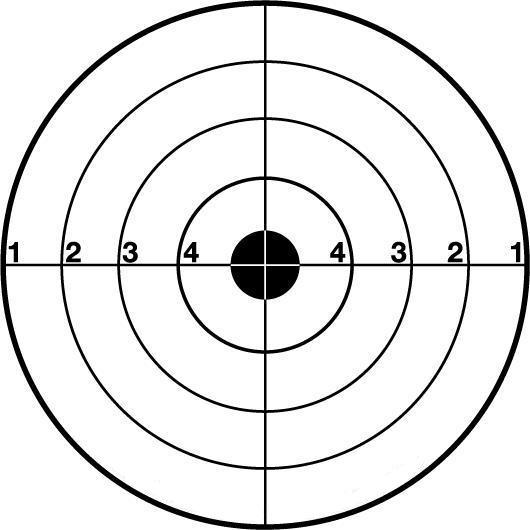
#> input picture target.jpg, 530 x 530 px
$ python circle_transf_img.py
#> lines starting #> are read from the running program, lines starting #| are printed output that depends on the picture; after the words box and inside, x2 and y2 are one past the last pixel; in counts of white or black regions, pixels touching at a corner belong together
# start and img read
import cv2
import numpy as np


planets	= cv2.imread('target.jpg')
#> planets is the input picture: shape (530, 530, 3); min 0, max 255, mean 232.5
gray_img = cv2.cvtColor(planets, cv2.COLOR_BGR2GRAY)
img	= cv2.medianBlur(gray_img,	5)
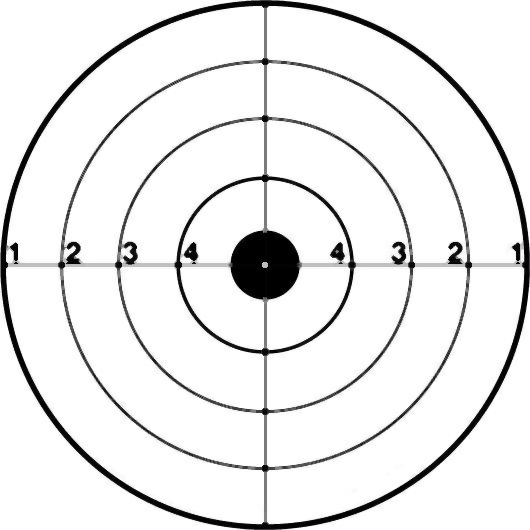
#> img: shape (530, 530); min 0, max 255, mean 234.4
cimg = cv2.cvtColor(img,cv2.COLOR_GRAY2BGR)

#center

circles	= cv2.HoughCircles(img,cv2.HOUGH_GRADIENT,1,120,param1=100,param2=30,minRadius=0,maxRadius=0)
#> circles = [[264.5, 264.5, 202], [155.5, 378.5, 111.9], [147.5, 151.5, 115.9], [392.5, 164.5, 102.7], [347.5, 351.5, 85.4], [473.5, 339.5, 77.4], [38.5, 222.5, 44.4], [295.5, 90.5, 32.9], [305.5, 501.5, 38.9]]
circles	= np.uint16(np.around(circles))
#> circles = [[264, 264, 202], [156, 378, 112], [148, 152, 116], [392, 164, 103], [348, 352, 85], [474, 340, 77], [38, 222, 44], [296, 90, 33], [306, 502, 39]]

for	i in circles[0,:]:
	    #	draw	the	outer	circle
	     cv2.circle(planets,(i[0],i[1]),i[2],(0,255,0),6)
	    #	draw	the	center	of	the	circle
	     cv2.circle(planets,(i[0],i[1]),2,(0,0,255),2)
#> this loop made 9 passes
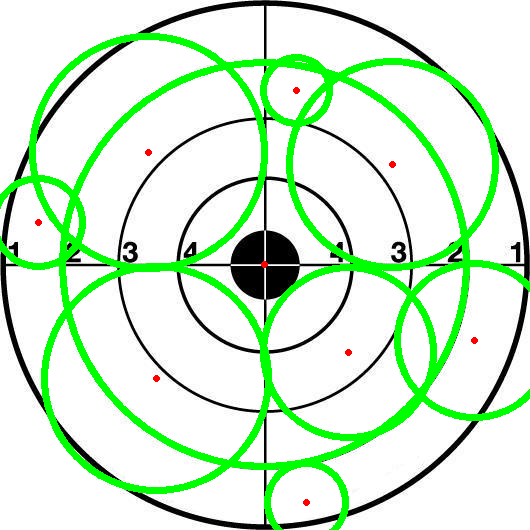
#> planets: shape (530, 530, 3); 11.4% of pixels changed, all inside (x1, y1, x2, y2) = (0, 33, 530, 530)

cv2.imshow("HoughCirlces",	planets)
cv2.waitKey()
cv2.destroyAllWindows()
